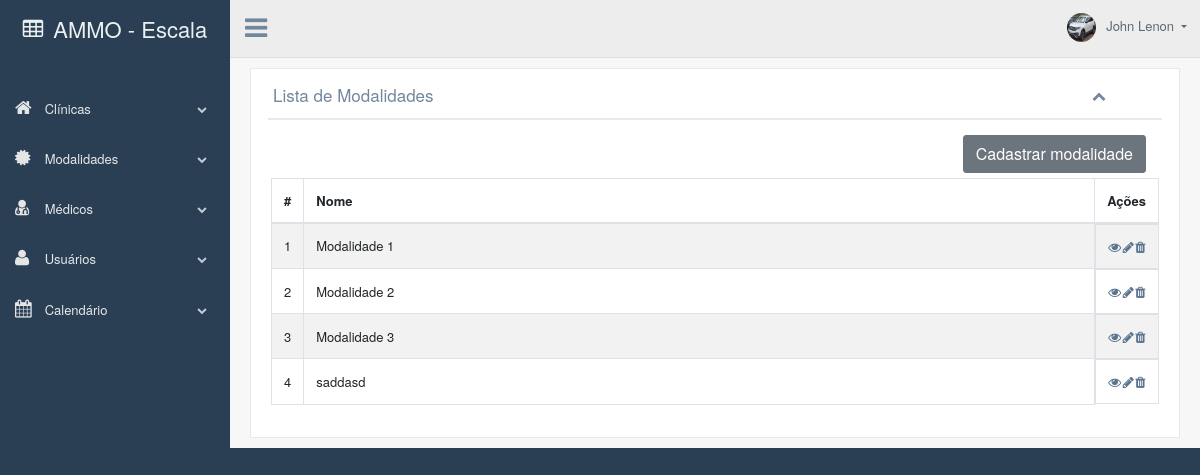
The app's page /listaModalidades.php (signed in), older data.
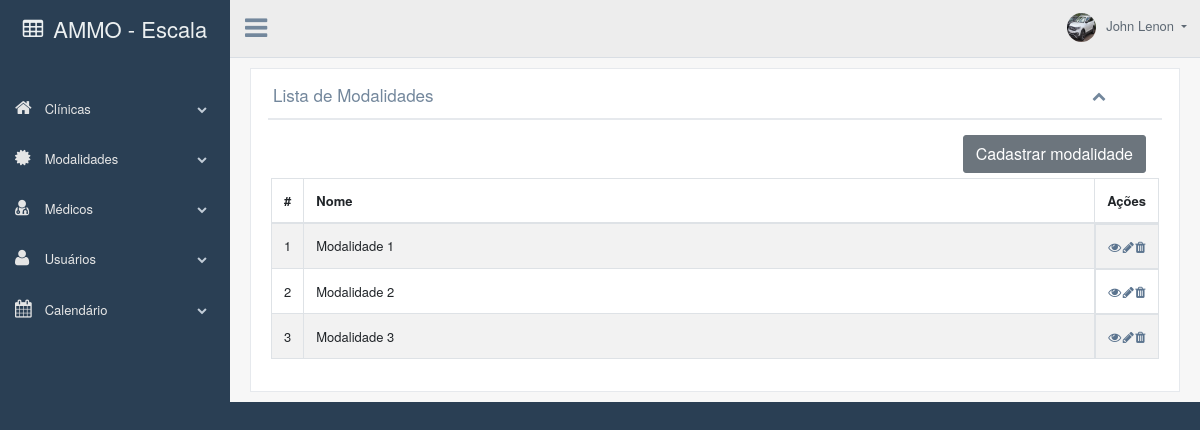
The same page, newer data.
### tables this page shows
CREATE TABLE `modalidades` (
  `id` int(11) NOT NULL,
  `nome` varchar(255) NOT NULL
);

### listaModalidades.php (the view, shortened to what this page needs)
<!DOCTYPE html>
<html lang="pt-br">
<head>
    <?php include("links.php"); ?>
</head>
<body class="nav-md">
    <div class="container body">
        <div class="main_container">
            <div class="col-md-3 left_col">
                <div class="left_col scroll-view">
                    <?php include("estrutura/barra_lateral.php"); ?>
                </div>
            </div>
            <?php include("estrutura/cabecalho.php"); ?>
            <div class="right_col" role="main">
                <div class="row">
                    <div class="col-md-12 col-sm-12">
                        <div class="x_panel">
                            <div class="x_title">
                                <h2>Lista de Modalidades</h2>
                                <ul class="nav navbar-right panel_toolbox">
                                    <li><a class="collapse-link"><i class="fa fa-chevron-up"></i></a>
                                    </li>
                                </ul>
                                <div class="clearfix"></div>
                            </div>
                            <div class="x_content">
                                <div class="d-flex justify-content-end mr-2"><a href="cadastroModalidades.php" class='btn btn-secondary'>Cadastrar modalidade</a></div>
                                <div class="card-box table-responsive">
                                    <table id="datatable-responsive" class="table table-striped table-bordered dt-responsive nowrap compact" cellspacing="0" width="100%">
                                        <thead>
                                            <tr>
                                                <th style="width: 0px">#</th>
                                                <th>Nome</th>
                                                <th style="width: 0px">Ações</th>
                                            </tr>
                                        </thead>
                                        <tbody>
                                            <?php
                                            $modalidades = $mysqli->query("SELECT * FROM modalidades");
                                            $i = 0;
                                            foreach ($modalidades as $modalidades) :
                                            ?>
                                                <tr>
                                                    <td class="align-middle" scope="row"><?php echo ++$i; ?></td>
                                                    <td class="align-middle"><?php echo $modalidades['nome']; ?></td>
                                                    <td class="align-middle d-flex justify-content-between">
                                                        <form style="margin: 0px;" action="detalhesModalidades.php?id=<?php echo $modalidades['id'] ?>" method="POST">
                                                            <a href="javascript:void(0);" onclick="submitForm(this);" class="fa fa-eye" style="border:none; background-color:transparent;"></a>
                                                        </form>
                                                        <div>
                                                            <a href="editarCadastros.php?modalidade=<?php echo $modalidades['id'] ?>" class='fa fa-pencil'></a>
                                                        </div>
                                                        <div>
                                                            <a href="javascript:void(0);" id="<?php echo $modalidades['id'] ?>" onclick="encaminharId(this)" data-toggle="modal" data-target=".bs-example-modal-lg" class='fa fa-trash'></a>
                                                        </div>
                                                    </td>
                                                </tr>
                                            <?php
                                            endforeach;
                                            ?>
                                        </tbody>
                                    </table>
                                </div>
                            </div>
                        </div>
                    </div>
                </div>
            </div>
        </div>
    </div>
</body>
</html>

Row changes from the older to the newer data that the page shows:
removed modalidades: nome "saddasd"
